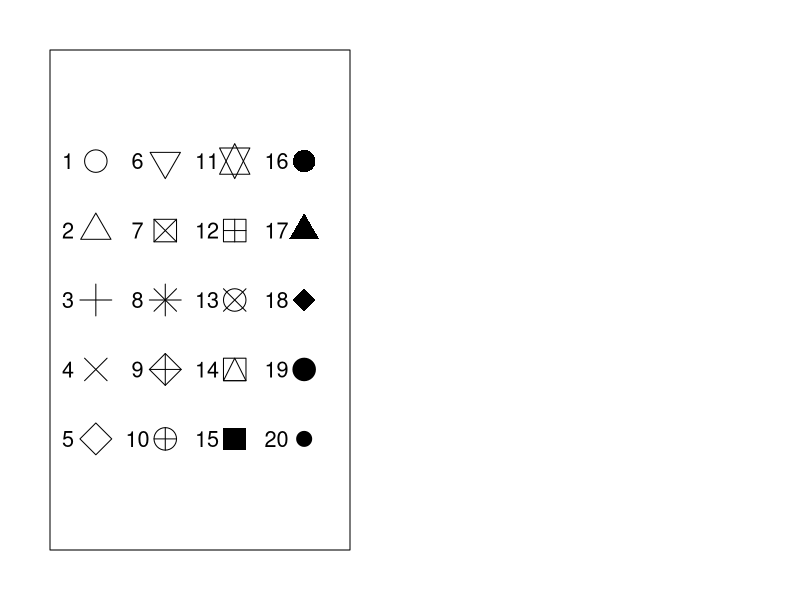

Generate this figure with R: (Note: this script raises an error after producing the figure.)
windows(width=10, height=6, pointsize = 10)     # Open an empty window of correct size
par(mfrow=c(1,2))                               # Split the plotting window into two
   
 # Plotting symbols  
    par(mai = c(0.5, 0.5, 0.5, 0.5))
    ipch <- 1:20
    iy <- 3 + 4 - (ipch - 1)%%5
    ix <- (ipch - 1)%/%5
    plot(ix, iy, xlim = c(-0.5, 3.5), type = "n", axes = FALSE, xlab = "", ylab = "", asp = 1)
    for (i in ipch) {
        points(ix[i], iy[i], pch = i, col = 1, bg = "yellow", 
            cex = 3)
        text(ix[i] - 0.4, iy[i], i, col = "black",cex=1.3)
    }
    box()
    
# Plotting colours
    
    col.list <-c("standard","cm.colors", "heat.colors", "terrain.colors","topo.colors", "rainbow","grays","reds", "blues", "greens", "cyans","violets", "yellows","jet.colors")
        
    n.show <- 10
    par(mai = c(0,0, 0, 0))
    ipch <- 0:(n.show - 1)
    by <- n.show
    ix <- 1:n.show
    plot(1, 1, type = "n", xlim = c(-0.5, max(ix) + n.show/10), ylim = c(length(col.list) + 0.5, -0.5), axes = FALSE, xlab = "", ylab = "",asp=1)
    ee <- sapply(1:length(col.list), function(j) {
                col <- .definedPalettes(col.list[j], n.show)
                if(col.list[j]=="standard") col<-c(col[1:8],rep("#FFFFFF",n.show-8))
                iy <- rep(j,n.show)
                points(ix, iy, pch = 15, col = col, cex = 4)
                mtext(col.list[j],line=-4,at=j,col="black",side=2,las=1,adj=1,cex=1.3)
    })
mtext(as.character(0:(n.show-1)),at=1:n.show,side=3,line=-3,cex=1.3)
      
